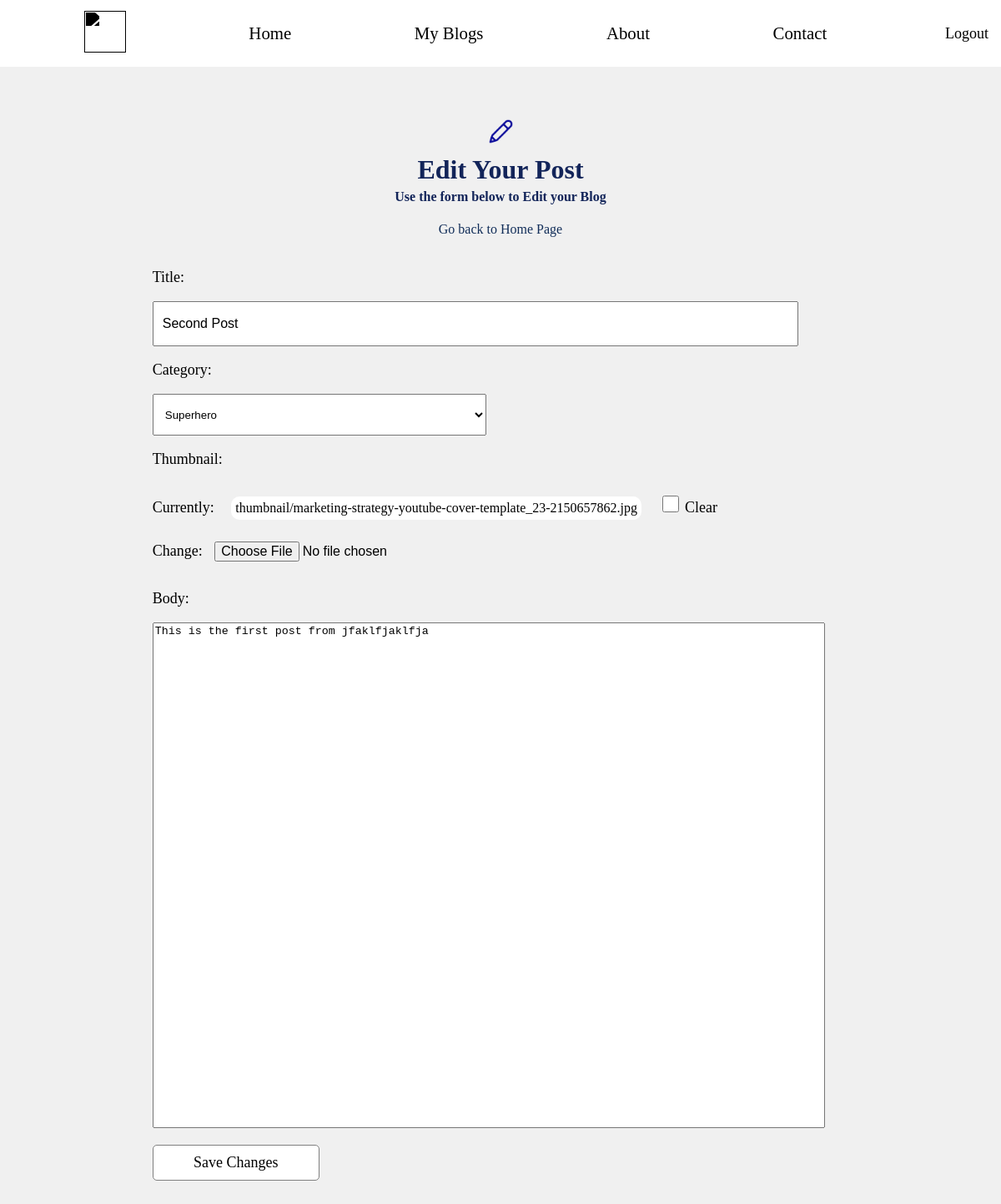
Page /blogarea/article/updateBlog/3 (signed in) on the earlier database version.
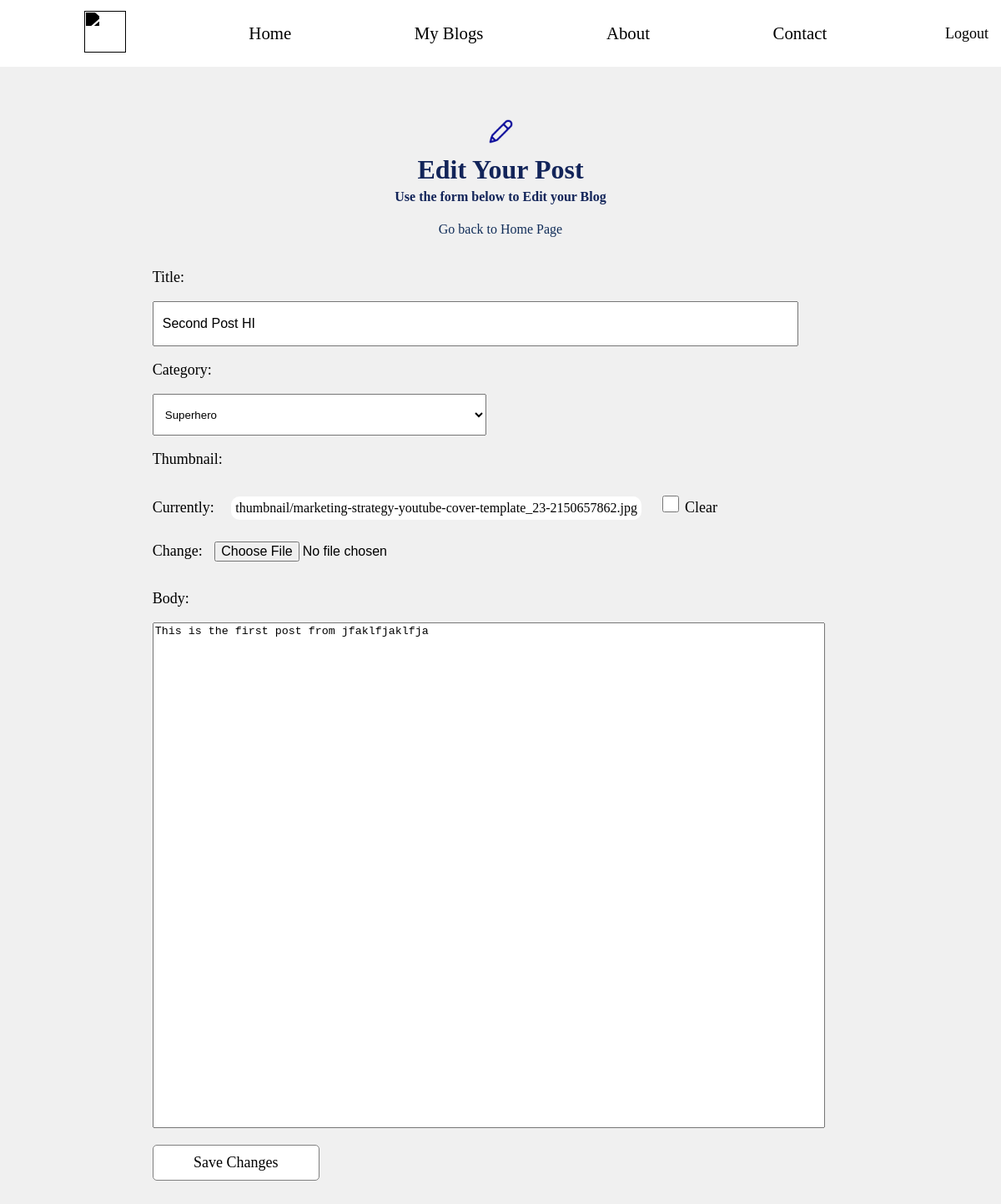
Same page on the later database version.
### blogarea/models.py (models this page shows, shortened)
class Post(models.Model):
    choices = Category.objects.all().values_list('name','name')
    title = models.CharField(max_length=255)
    author = models.ForeignKey(User,on_delete=models.CASCADE,null=True,blank=True)
    post_date = models.DateField(auto_now_add=True)
    category = models.CharField(choices=choices,max_length=255,default="Uncategorized")
    articleSnippet = models.CharField(max_length=150,default="Default Article Snippet")
    thumbnail = models.ImageField(upload_to='thumbnail/',null=True,blank=True)
    like = models.ManyToManyField(User,related_name='blog_posts',null=True,blank=True)
    body = RichTextField(blank=True,null=True)

### blogarea/views.py (the view)
# urls.py: path('article/updateBlog/<int:pk>',UpdatePostView.as_view(),name="updateBlog"),
class UpdatePostView(UpdateView):
    model = Post
    template_name = 'updateBlog.html'
    fields = ['title','articleSnippet','category','thumbnail','body']

### blogarea/templates/updateBlog.html (shortened to what this page needs)
<!DOCTYPE html>
<html lang="en">
<head>
  {% load static %}
  <link rel="stylesheet" href="{% static 'header.css' %}" />
    <link rel="stylesheet" href="{% static 'updateBlog.css' %}">
</head>
<header>
    <nav>
        <a href=""
        ><img
                class="headerLogo"
                src="{% static '1to1 invictus logo.png'%}"
                height="50px"
                width="50px"
        /></a>
        <a href="{% url 'blogarea'%}">Home</a>
        <a href="">My Blogs</a>
        <a href="">About</a>
        <a href="">Contact</a>
        <form action="{% url 'logout' %}" method="post">
            <button class="headerSignUp">Logout</button>
        </form>
    </nav>
</header>
<div class="mainContainer">
    <div class="innerContainer">
        {% if user.id == post.author.id %}
        <div style="display: flex;align-items: center;       flex-direction: column;        font-family: Cambria, Cochin, Georgia, Times, 'Times New Roman', serif;">
            <img style="width: 35px;height: 35px;"  src="{% static 'icons8-pencil-48.png'%}" alt="">
            <h1 style="margin-top: 10px;color: #122459;margin-bottom: 0;">Edit Your Post</h1>
            <h4 style="margin-top: 5px;color: #122459;">Use the form below to Edit your Blog</h4>
            <a style="all: unset;color: #122e59;cursor: pointer;margin-bottom: 20px;"   href="{% url 'blogarea'%}">Go back to Home Page</a>
        </div>
        <form action = "{% url 'updateBlog' post.pk %}" method="POST" enctype="multipart/form-data">
            <p>{{ form.title.label_tag}}</p>
          <p>{{ form.title}}</p>
          <p>{{ form.category.label_tag}}</p>
          <p>{{ form.category}}</p>
          <p>{{ form.thumbnail.label_tag}}</p>
          <p>{{ form.thumbnail}}</p>
          <p>{{ form.body.label_tag}}</p>
          <p>{{ form.body}}</p>
            <button class="Post">Save Changes</button>
        </form>
        {% else %}
        <h1>You are not allowed to edit this Post</h1>
        {% endif %}
    </div>
</div>
</body>
</body>
</html>

Differences in the rows shown:
changed Post "Superhero": title "Second Post" → "Second Post HI"
